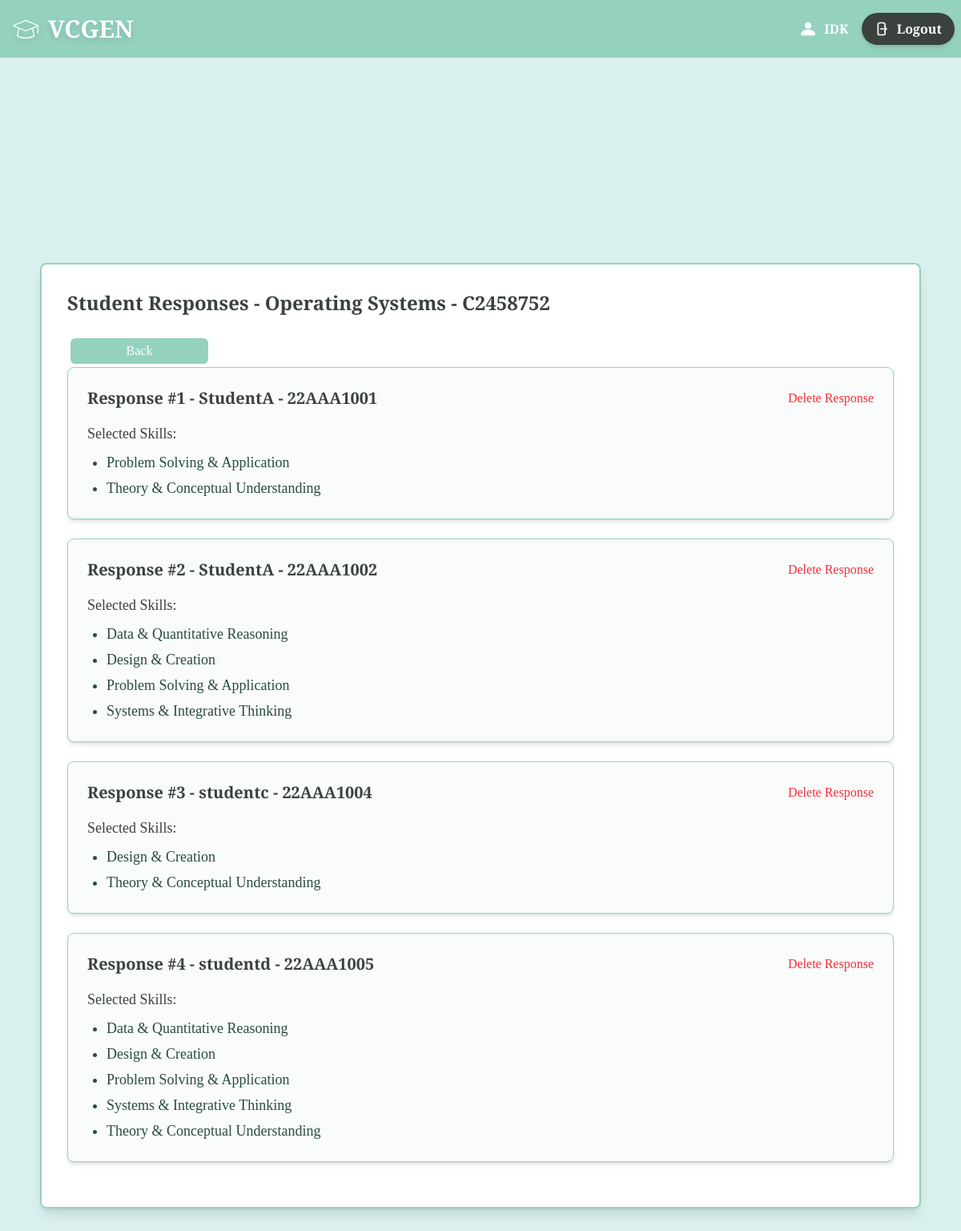
/responses/C2458752 (signed in), run on the app's committed database.
### main/models.py (models this page shows, shortened)
class Teacher(models.Model):
    teacher_id=models.CharField(max_length=8,primary_key=True)
    name=models.CharField(max_length=20)
    email=models.EmailField(null=False)
    password=models.CharField(null=False,max_length=128)

class Course(models.Model):
    course_id=models.CharField(max_length=8,primary_key=True)
    teacher=models.ForeignKey(Teacher,on_delete=models.CASCADE)
    name=models.CharField(max_length=20)
    hours=models.IntegerField()
    split=models.DecimalField(decimal_places=3,max_digits=10)
    accepting_response=models.BooleanField(default=True)

class Student(models.Model):
    student_id=models.CharField(max_length=8,primary_key=True)
    name=models.CharField(max_length=20)
    regno=models.CharField(max_length=20)
    course=models.ForeignKey(Course,on_delete=models.CASCADE)
    skillsreq=models.CharField(max_length=1000)

### main/views.py (the view)
# urls.py: path("responses/<str:class_id>",views.responses,name="responses"),
def responses(request,class_id):
    context={}
    if 'user' not in request.session:
        return redirect('login')
    else:
        context['name']=Teacher.objects.filter(teacher_id=request.session['user'])[0].name
    ourclass=Course.objects.filter(course_id=class_id)
    if len(ourclass)<1:
        return redirect('classes')
    else:
        ourclass=ourclass[0]
        class cusstudent:
            def __init__(self,student):
                self.student=student
                self.skills=student.skillsreq.split(",")
        context['cname']=ourclass.name
        context['cid']=ourclass.course_id
        context['responses']=[cusstudent(student) for student in Student.objects.filter(course=ourclass)]
    return render(request,"main/responses.html",context=context)

### main/templates/main/responses.html (shortened to what this page needs)
{% extends "base.html" %}
{% block body %}
<div class="flex flex-col items-center justify-center min-h-screen bg-[#daf0ee]">
  <div class="w-11/12 bg-white p-8 rounded-lg shadow-lg border-2 border-[#94d1be]">
    <h2 class="text-left text-2xl font-semibold text-[#3b413c] mb-6">Student Responses - {{cname}} - {{cid}}</h2>
    <button onclick="location.href = '/results/{{cid}}';"class="w-1/6 bg-[#94d1be] text-white p-1 rounded-md hover:bg-[#9db5b2] transition duration-300 hover:cursor-pointer m-1">Back</button>
    {% for response in responses %}
      <div class="bg-[#f9fcfb] border border-[#94d1be] rounded-lg shadow-md p-6 mb-6 w-full">
        <div class="flex justify-between items-center">
          <h3 class="text-xl font-semibold text-[#3b413c]">Response #{{ forloop.counter }} - {{response.student.name}} - {{response.student.regno}}</h3>
            <button onclick="location.href = '/deleteresponse/{{cid}}/{{response.student.student_id}}';"type="button" class="text-red-500 hover:text-red-700 font-medium">Delete Response</button>
        </div>
        <div class="mt-4">
          <h4 class="text-lg text-[#3b413c] font-medium mb-2">Selected Skills:</h4>
          <ul class="list-disc pl-6 text-[#2b4a3e] space-y-1">
            {% for skill in response.skills %}
              <li class="text-lg">{{ skill }}</li>
            {% empty %}
              <li class="text-gray-500 text-lg italic">No skills selected</li>
            {% endfor %}
          </ul>
        </div>
      </div>
    {% empty %}
      <p class="text-gray-600 text-lg text-center">No responses yet.</p>
    {% endfor %}
  </div>
</div>
{% endblock %}

### main/templates/main/base.html (shortened to what this page needs)
<html>
    <head>
        {%load static%}
        <script src="https://cdn.jsdelivr.net/npm/@tailwindcss/browser@4"></script>
    </head>
    <body class="bg-[#daf0ee] text-[#3b413c] cusfont flex flex-col">
        <header class="bg-[#94d1be] text-white text-l font-bold py-4 text-center w-full flex flex-row justify-between">
            <div class="flex items-center space-x-3 hover:scale-105 transition-all duration-300 ease-in-out drop-shadow-md ml-4 hover:cursor-pointer" onclick="location.href='/'">
                {% load static %}
                <img src="{% static 'main/education-svg.svg' %}" class="h-8" alt="logo"/>
                <h1
                    class="text-3xl">
                    VCGEN
                </h1>
            </div>
            {% if name %}
            <div class="flex flex-row items-center">
                {%load static%}
                <img src="{% static 'main/person-svg.svg' %}" class="h-6" alt="profile picture"/>
                <h1 class="m-2">{{name}}  </h1>
                <button onclick="location.href='/';"
                    class="mx-2 flex items-center gap-2 px-4 py-2 bg-[#3b413c] text-white font-semibold rounded-full shadow-md
                        hover:bg-[#2e3430] hover:scale-105 transition-all duration-300 ease-in-out hover:cursor-pointer">
                    Logout
                </button>
            </div>
            {% else %}
            <h1 onclick="location.href = '/';" class="px-1"></h1>
            {% endif %}
        </header>
        {% block body %}
        {% endblock %}
    </body>
</html>

### main/templates/main/base.html (style rules this page uses)
.cusfont { font-family: "Playfair Display", serif; font-optical-sizing: auto; }

### data on the page
Teacher: name "IDK"
Course: name "Operating Systems", course_id "C2458752"
Student: student.name "StudentA", student.regno "22AAA1001"
Student: student.name "StudentA", student.regno "22AAA1002"
Student: student.name "studentc", student.regno "22AAA1004"
Student: student.name "studentd", student.regno "22AAA1005"

### other printed values
{{ skill }} "Problem Solving & Application" "Theory & Conceptual Understanding" "Data & Quantitative Reasoning" "Design & Creation" "Problem Solving & Application" "Systems & Integrative Thinking" "Design & Creation" "Theory & Conceptual Understanding" "Data & Quantitative Reasoning" "Design & Creation" "Problem Solving & Application" "Systems & Integrative Thinking" "Theory & Conceptual Understanding"
